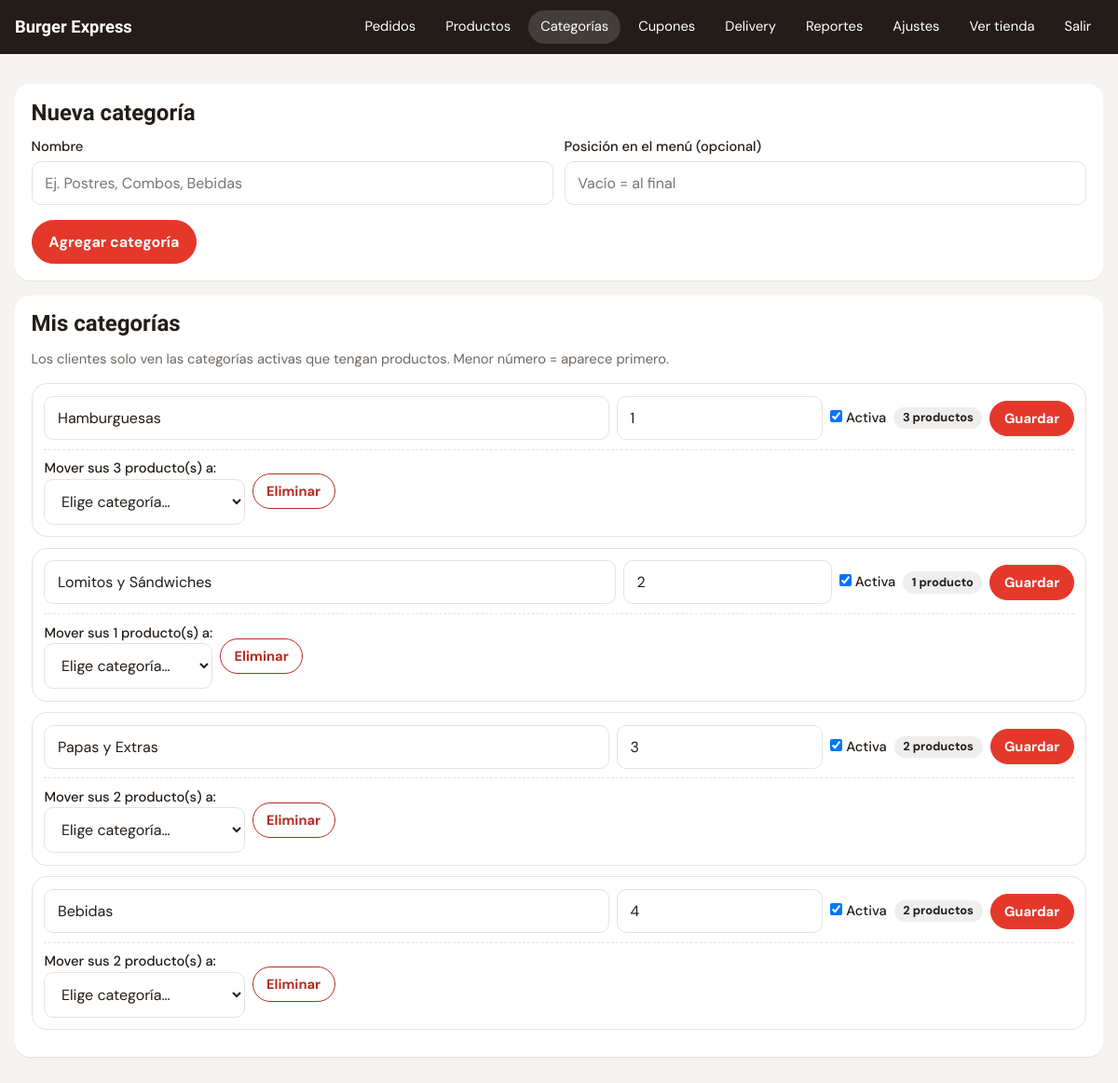
/admin/categorias.php (signed in), run on the app's committed database.
### tables this page shows
CREATE TABLE categorias (
  id INT AUTO_INCREMENT PRIMARY KEY,
  nombre VARCHAR(60) NOT NULL,
  orden INT NOT NULL DEFAULT 0,
  activa TINYINT(1) NOT NULL DEFAULT 1
);

### includes/functions.php (called while the page is built, shortened)
<?php
function e($s): string { return htmlspecialchars((string)$s, ENT_QUOTES, 'UTF-8'); }

### admin/categorias.php (the view, shortened to what this page needs)
<?php
require_once __DIR__ . '/_layout.php';
$pdo = db();
$cats = $pdo->query("SELECT c.*, (SELECT COUNT(*) FROM productos p WHERE p.categoria_id = c.id) AS n FROM categorias c ORDER BY c.orden, c.id")->fetchAll();
adm_head('Categorías', 'categorias'); ?>
<form method="post" class="card">
  <h2>Nueva categoría</h2>
  <div class="two">
    <label>Nombre<input name="nombre" required maxlength="60" placeholder="Ej. Postres, Combos, Bebidas"></label>
    <label>Posición en el menú (opcional)<input type="number" name="orden" placeholder="Vacío = al final"></label>
  </div>
  <button class="btn btn-primary" style="margin-top:1rem">Agregar categoría</button>
</form>
<section class="card">
  <h2>Mis categorías</h2>
  <p class="muted">Los clientes solo ven las categorías activas que tengan productos. Menor número = aparece primero.</p>
  <?php foreach ($cats as $c): ?>
  <div class="cat-box" id="cat<?= $c['id'] ?>">
    <form method="post" class="cat-edit">
      <input name="nombre" value="<?= e($c['nombre']) ?>" required maxlength="60" aria-label="Nombre" style="flex:3;min-width:150px">
      <input type="number" name="orden" value="<?= (int)$c['orden'] ?>" aria-label="Posición" style="flex:1;min-width:70px">
      <label style="margin:0;white-space:nowrap"><input type="checkbox" name="activa" <?= $c['activa'] ? 'checked' : '' ?>> Activa</label>
      <span class="pill"><?= (int)$c['n'] ?> producto<?= $c['n'] == 1 ? '' : 's' ?></span>
      <button class="btn btn-small btn-primary">Guardar</button>
    </form>
    <form method="post" class="cat-del" onsubmit="return confirm('¿Eliminar la categoría «<?= e(addslashes($c['nombre'])) ?>»?')">
      <?php if ($c['n'] > 0): ?>
        <label style="margin:0">Mover sus <?= (int)$c['n'] ?> producto(s) a:
          <select name="destino" required style="margin:0">
            <option value="">Elige categoría…</option>
          </select></label>
      <?php endif; ?>
      <button class="btn btn-small btn-danger" <?= $c['n'] > 0 && count($cats) < 2 ? 'disabled title="Crea otra categoría para mover los productos"' : '' ?>>Eliminar</button>
    </form>
  </div>
  <?php endforeach; ?>
</section>

### assets/css/style.css (style rules this page uses)
:root { --ketchup:#E4382A; --ketchup-d:#B92A1F; --mustard:#FFB81C; --pickle:#2E8B57; --ink:#231C18; --muted:#6F6761; --line:#E6E2DD; --bg:#F5F4F2; --card:#fff; --r:16px; --r-s:10px; font-family:'DM Sans',system-ui,sans-serif; color:var(--ink); }
* { box-sizing:border-box }
html { scroll-behavior:smooth;scroll-padding-top:130px }
body { margin:0;background:var(--bg);line-height:1.45;padding-bottom:env(safe-area-inset-bottom) }
h1,h2,h3,.brand { font-family:'Bricolage Grotesque',sans-serif;margin:0;line-height:1.1 }
.muted { color:var(--muted);font-size:.92rem }
.btn { display:inline-flex;align-items:center;justify-content:center;gap:.4rem;border:1.5px solid var(--ink);background:#fff;color:var(--ink); padding:.75rem 1.1rem;border-radius:999px;font:700 1rem 'DM Sans',sans-serif;cursor:pointer;text-decoration:none;min-height:46px }
.btn-primary { background:var(--ketchup);border-color:var(--ketchup);color:#fff }
.btn-small { padding:.45rem .9rem;min-height:38px;font-size:.92rem }
.btn-danger { color:var(--ketchup-d);border-color:var(--ketchup-d) }
label { display:block;font-weight:500;font-size:.92rem;margin:.8rem 0 0 }
input,select,textarea { display:block;width:100%;margin-top:.3rem;padding:.75rem .85rem;border:1.5px solid var(--line);border-radius:var(--r-s); font:400 1rem 'DM Sans',sans-serif;background:#fff;color:var(--ink) }
input[type=checkbox],input[type=radio] { display:inline-block;width:auto;margin:0 }
.card { background:var(--card);border-radius:var(--r);padding:1.1rem;margin:1rem 0;box-shadow:0 1px 0 var(--line) }
.pill { display:inline-block;padding:.15rem .6rem;border-radius:999px;font-size:.8rem;font-weight:700;background:#eee }
.two { display:grid;grid-template-columns:1fr 1fr;gap:.7rem }
.cat-box { border:1.5px solid var(--line);border-radius:var(--r);padding:.8rem;margin:.7rem 0 }
.cat-edit,.cat-del { display:flex;gap:.5rem;flex-wrap:wrap;align-items:center }
.cat-edit input:not([type=checkbox]) { margin:0 }
.cat-del { margin-top:.6rem;padding-top:.6rem;border-top:1px dashed var(--line) }
.cat-del select { min-width:180px }

### data on the page
categorias: nombre "Hamburguesas", orden "1", activa "☑", n "3"
categorias: nombre "Lomitos y Sándwiches", orden "2", activa "☑", n "1"
categorias: nombre "Papas y Extras", orden "3", activa "☑", n "2"
categorias: nombre "Bebidas", orden "4", activa "☑", n "2"

### other printed values
cfg('nombre_local') "Burger Express"
$lbl "Pedidos"
$lbl "Productos"
$lbl "Categorías"
$lbl "Cupones"
$lbl "Delivery"
$lbl "Reportes"
$lbl "Ajustes"
